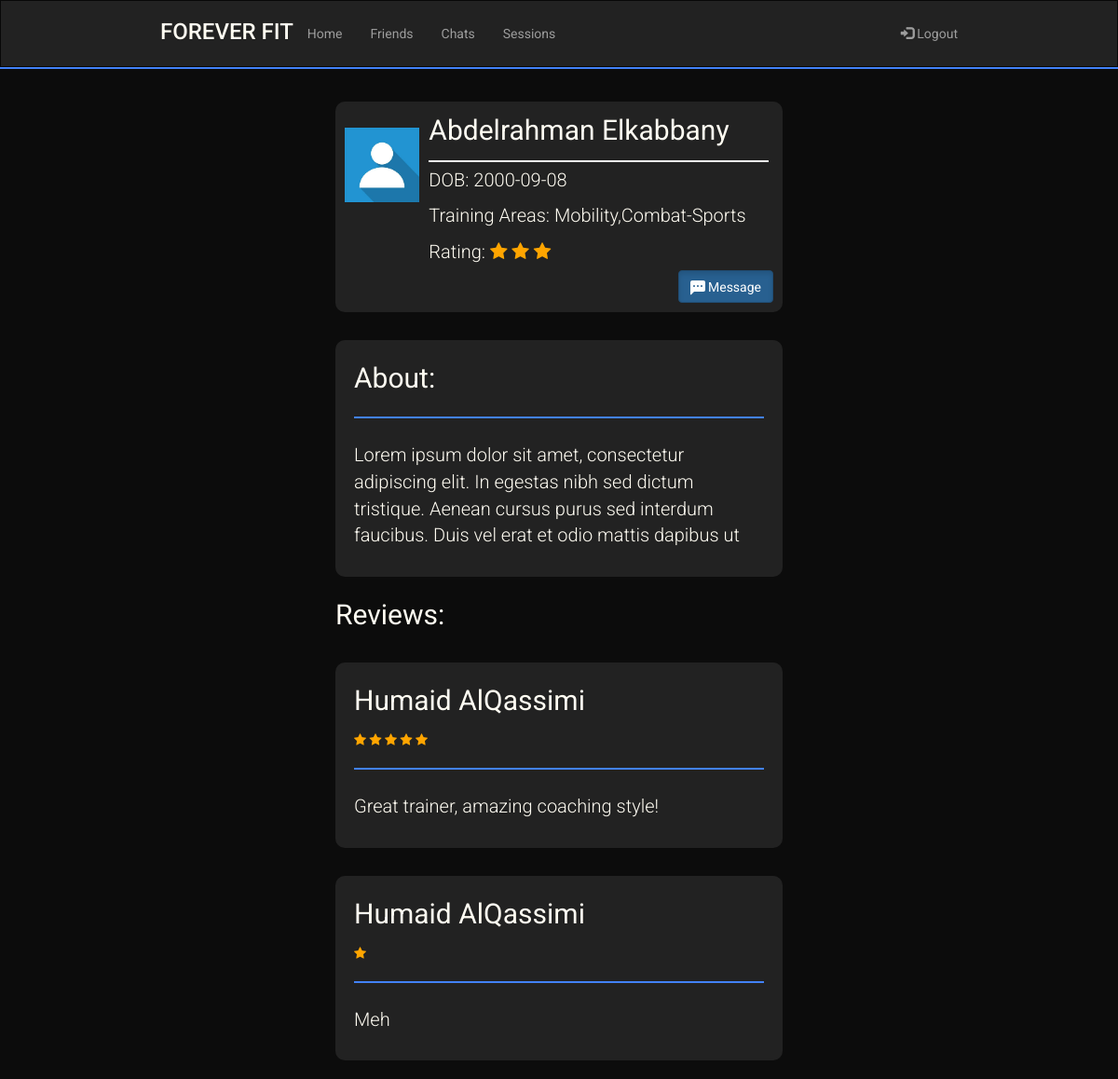
/TrainerProfile/ae32 (signed in), run on the app's committed database.
### sql_db.py (models this page shows, shortened)
class User(UserMixin,db.Model):
    __tablename__ = 'user'
    username = db.Column(db.String(80), unique=True, primary_key=True)
    fname = db.Column(db.String(120), nullable=False)
    lname = db.Column(db.String(120), nullable=False)
    dob = db.Column(db.String(120), nullable=False)
    password = db.Column(db.String(120), nullable=False)
    isTrainer = db.Column(db.Boolean, nullable = False)
    fitnessGoals = db.Column(db.String(120), nullable=True)
    sessionsCompleted = db.Column(db.Integer, nullable=False)
    rating = db.Column(db.Integer, nullable=True)
    about = db.Column(db.String(120), nullable=True)

class TrainerReview(UserMixin, db.Model):
    __tablename__ = 'trainer_review'
    id = db.Column(db.Integer, primary_key = True)
    trainee_username = db.Column(db.String(80),db.ForeignKey('user.username'))
    trainee_fname = db.Column(db.String(80),db.ForeignKey('user.username'))
    trainee_lname = db.Column(db.String(80),db.ForeignKey('user.username'))
    trainer_username = db.Column(db.String(80),db.ForeignKey('user.username'))
    rating = db.Column(db.Integer, nullable = False)
    comment = db.Column(db.String(180), nullable = True)

### routes.py (the view)
@app.route('/TrainerProfile/<uname>')
@login_required
def TrainerProfile(uname):
    return render_template('trainer-profile.html', trainer = get_user(uname),reviews = get_reviews(uname))

### main.py (called while the page is built)
    @login.user_loader
    def load_user(uname):
        return User.query.get(uname)

### sql_db.py (called while the page is built)
def get_user(uname):
    return User.query.filter_by(username=uname).first()

def get_reviews(uname):
    return TrainerReview.query.filter_by(trainer_username = uname).all()

### templates/trainer-profile.html (shortened to what this page needs)
<!DOCTYPE html>
<html lang="en">
    <head>
        <link rel="stylesheet" href="https://maxcdn.bootstrapcdn.com/bootstrap/3.4.1/css/bootstrap.min.css" />
        <link rel="stylesheet" href="../static/main.css" />
        <link rel="stylesheet" href="../static/dropdown.css" />
        <link rel="stylesheet" href="https://cdnjs.cloudflare.com/ajax/libs/font-awesome/4.7.0/css/font-awesome.min.css">
    </head>
    <body>
        <header>
            <nav class="navbar navbar-inverse" style="border-radius: 0px; margin-bottom: 0px;">
                <div class="container-fluid">
                    <div class="navbar-header mobile-center">
                        <h3 class="logo" href="#">FOREVER FIT</h3>
                    </div>
                    <ul class="nav navbar-nav laptop">
                        <li><a href="/">Home</a></li>
                        <li><a href="/Friends">Friends</a></li>
                        <li><a href="/chats">Chats</a></li>
                        <li><a href="/TrainingSessions">Sessions</a></li>
                    </ul>
                    <ul class="nav navbar-nav navbar-right laptop">
                        <li>
                            <a href="/logout"><span class="glyphicon glyphicon-log-in"></span> Logout</a>
                        </li>
                    </ul>
                </div>
            </nav>
            <hr class="header-hr"/>
        </header>
        <main>
            <div class="friend-body">
                <br>
                <div class="trainer-widget">
                    <div class="trainer-image">
                        <img src="../static/images/profile-picture.jpeg" alt="ProfilePicture" class="profile-picture">
                    </div>
                    <div class="flex-column">
                        <div class = "trainer-info">
                            <div class="trainer-name big">
                                <p>{{ trainer.fname }} {{ trainer.lname }}</p>
                            </div>
                            <hr style="width: 100%; margin-top: 5px; margin-bottom:5px">
                            <div class="small trainer-details">
                                <p>DOB: {{ trainer.dob }}</p>
                                <p>Training Areas: {{ trainer.fitnessGoals }}</p>
                                <p>Rating:
                                    {% for rating in range(0,trainer.rating) %}
                                        <span class="fa fa-star checked"></span>
                                    {% endfor %}
                                </p>
                            </div>
                        </div>
                        <div class="message-button">
                            <a href="/chat/{{trainer.username}}" class="btn btn-primary active mbtn" role="button">
                                Message
                            </a>
                        </div>
                    </div>
                </div>
                <div class="widget">
                    <p class="big">About:</p>
                    <hr>
                    <p class="small">{{trainer.about}}</p>
                </div>
                <br>
                <p class="big">Reviews:</p>
                {% if reviews %}
                    {%for review in reviews%}
                        <div class="widget">
                            <p class="big">{{review.trainee_fname}} {{review.trainee_lname}}</p>
                            {% for rating in range(0,review.rating) %}
                                    <span class="fa fa-star checked"></span>
                            {% endfor %}
                            <hr>
                            <p class="small">{{review.comment}}</p>
                        </div>
                    {%endfor%}
                {%else%}
                    <div class="widget">
                        <p class="big">No Reviews</p>
                    </div>
                {%endif%}
                <br>
            </div>
        </main>
    </body>
</html>

### static/main.css (style rules this page uses)
:root { --black: #0c0c0c; --white: #fffcf2; --red: #e54b4b; --lightred: #f0c1c1; --blue: #4282f8; --darkblue: #356cd1; --grey: #222222; --lightgrey: #3d3d3d; }
@media (min-width : 872px) { .container-fluid { margin-bottom: 10px; } }
@media (min-width : 872px) { .navbar { padding-left: 13%; padding-right: 13%; } }
@media (min-width : 872px) { .navbar-nav { padding-top: 10px; } }
@media (min-width : 872px) { .big { font-size: 30px; } }
@media (min-width : 872px) { .small { font-size: 20px; font-weight: 300; } }
body { font-family: 'Roboto', sans-serif; background-color: var(--black); }
@media (max-width : 1446px) { .widget { margin-top: 30px; } }
main { background-color: var(--black); display: block; overflow: auto; color: var(--white) }
.header-hr { margin-top: 0px; margin-bottom: 0px; border: 1px solid var(--blue); }
.widget { color: var(--white); border-radius: 10px; background-color: #222222; padding: 20px 20px 20px 20px; }
.widget hr { border: 1px solid var(--blue) }
.logo { color: var(--white); }
hr { border: 1px solid #f1f1f1; margin-bottom: 25px; }
.trainer-widget { border-radius: 10px; background-color: #222222; display: flex; flex-direction: row; margin-bottom: 30px; }
.trainer-image { width:100px; margin-right: 10px; }
.profile-picture { width: 100%; }
.trainer-info { width: 98%; }
.flex-column { width: 100%; }
.message-button { position: relative; height: 30px; }
.mbtn { position: absolute; bottom: 0; right: 0; }
.bi { position:relative; bottom: -4px; }
@media (min-width : 1065px) { .trainer-image { padding-top : 18px; } }
@media (min-width : 1065px) { .trainer-widget { padding: 10px 10px 10px 10px; } }
:root { --gutter: 20px; }
.btn-primary { background-color: var(--blue); }
@media (min-width : 900px) { .friend-body { padding-top: 15px; padding-left: 15%; padding-right: 15%; } }
@media (min-width : 1000px) { .friend-body { padding-top: 15px; padding-left: 30%; padding-right: 30%; } }
.checked { color: orange; }

### data on the page
User: fname "Abdelrahman", lname "Elkabbany", dob "2000-09-08", fitnessGoals "Mobility,Combat-Sports", rating 3 (drawn), about "Lorem ipsum dolor sit amet, consectetur adipiscing elit. In egestas nibh sed dictum tristique. Aenean cursus purus sed interdum faucibus. Duis vel erat et odio mattis dapibus ut"
TrainerReview: trainee_fname "Humaid", trainee_lname "AlQassimi", rating 5 (drawn), comment "Great trainer, amazing coaching style!"
TrainerReview: trainee_fname "Humaid", trainee_lname "AlQassimi", rating 1 (drawn), comment "Meh"
